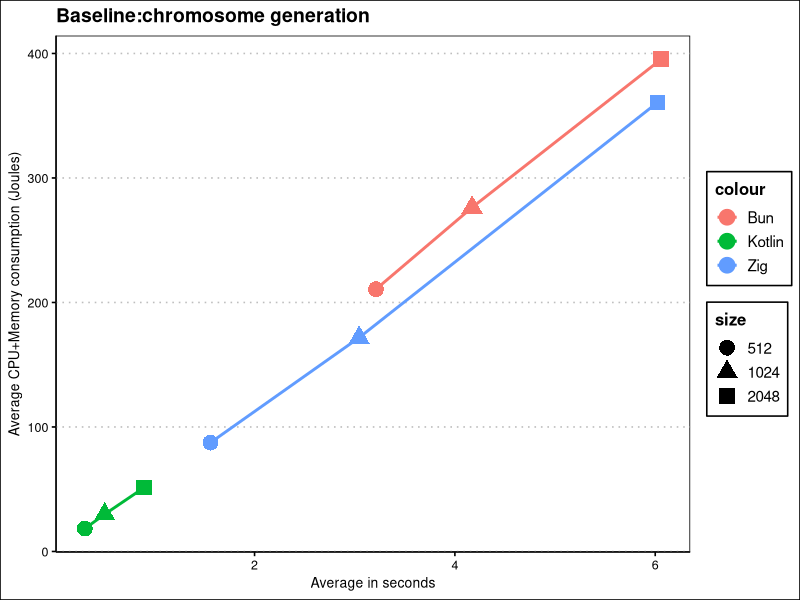
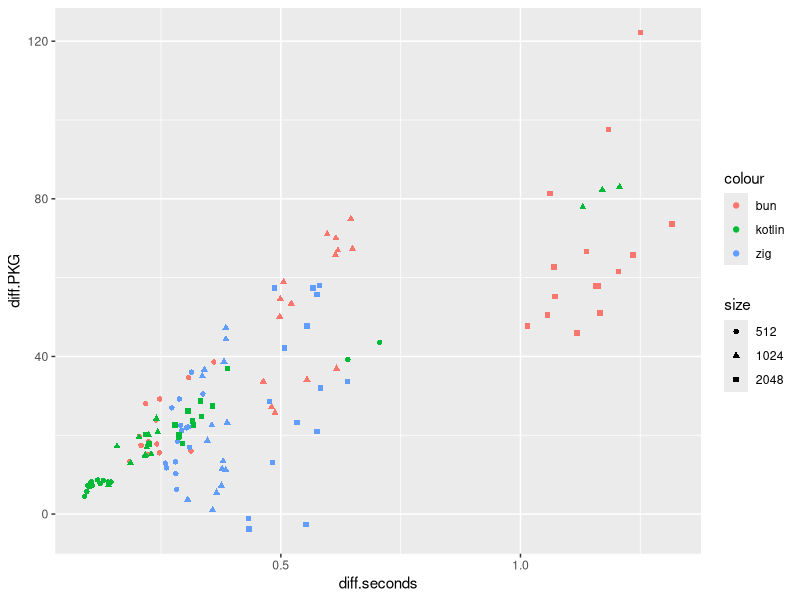
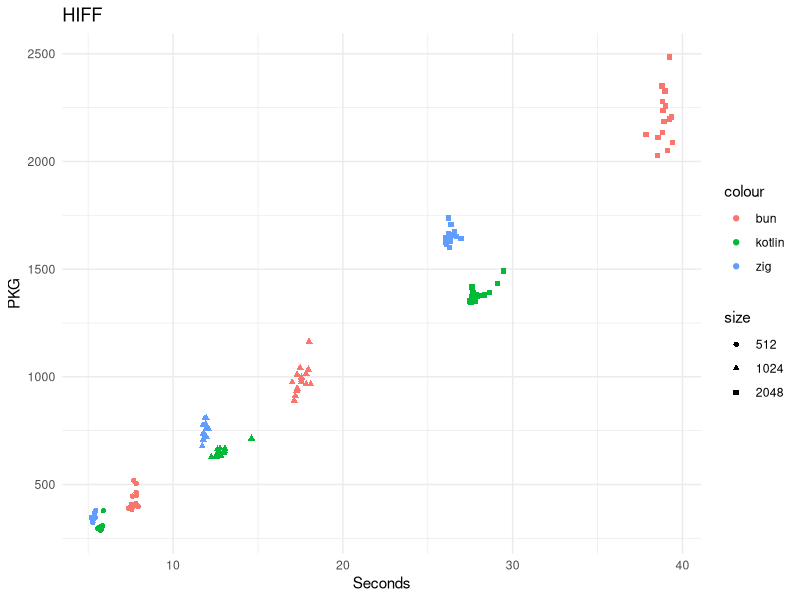
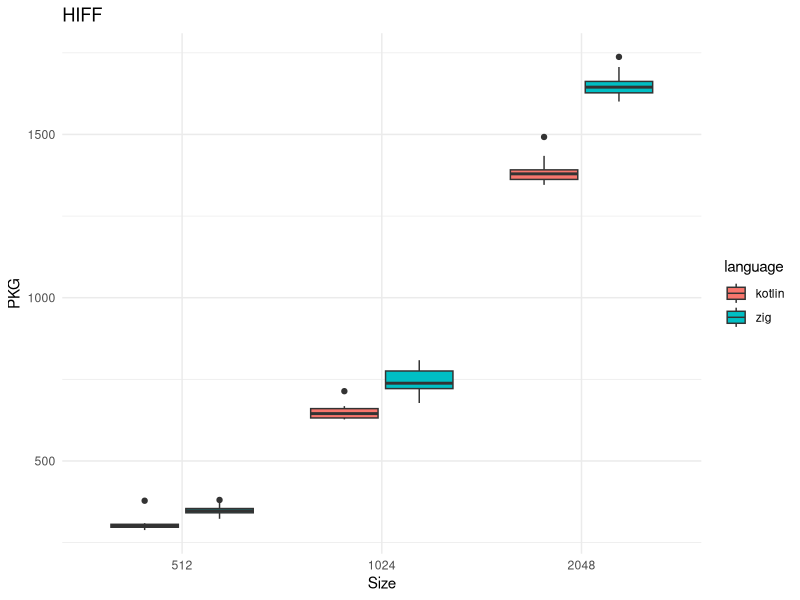
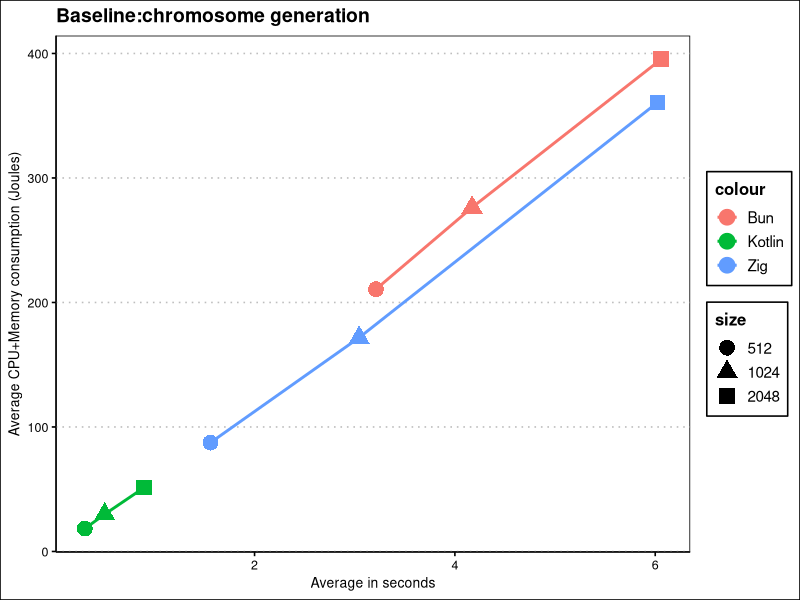

Write the R code that produced these figures, in order.
## ----lion.setup, echo=F, message=F, fig.pos="h!tb", fig.height=4, fig.cap="Average running time and PKG (CPUs and memory) energy consumption generating 40K chromosomes for the three languages (represented with different colors); dot size is proportional to the logarithm of the chromosome size."----
library(dplyr)
library(ggplot2)
library(ggthemes)
generate.chromosomes.bun <- read.csv("../data/generate-chromosomes-bun-lion-24.csv")
generate.chromosomes.bun  %>% group_by( size ) %>% summarise( mean.pkg = mean( PKG ), mean.seconds = mean( seconds ) ) -> generate.chromosomes.bun.avg

generate.chromosomes.zig <- read.csv("../data/lion-zig-gen-23-Feb-12-03-41.csv")
generate.chromosomes.zig %>% group_by( size ) %>% summarise( mean.pkg = mean( PKG ), mean.seconds = mean( seconds ) ) -> generate.chromosomes.zig.avg

generate.chromosomes.kotlin <- read.csv("../data/generate-chromosomes-kotlin-lion-24.csv")
generate.chromosomes.kotlin %>% group_by( size ) %>% summarise( mean.pkg = mean( PKG ), mean.seconds = mean( seconds ) ) -> generate.chromosomes.kotlin.avg

# Add labels for x and y axes
generate.chromosomes.bun.avg$size <- as.factor(generate.chromosomes.bun.avg$size)
generate.chromosomes.zig.avg$size <- as.factor(generate.chromosomes.zig.avg$size)
generate.chromosomes.kotlin.avg$size <- as.factor(generate.chromosomes.kotlin.avg$size)
ggplot(generate.chromosomes.bun.avg, aes(x=mean.seconds,y=mean.pkg,color="Bun"))+ geom_point(data=generate.chromosomes.bun.avg, aes(x=mean.seconds,y=mean.pkg,color="Bun",shape=size),size=5)+geom_line(linewidth=1)+geom_point(data=generate.chromosomes.zig.avg,aes(x=mean.seconds,y=mean.pkg,color="Zig",shape=size), size=5)+geom_line(data=generate.chromosomes.zig.avg,aes(x=mean.seconds,y=mean.pkg,color="Zig"),linewidth=1)+geom_point(data=generate.chromosomes.kotlin.avg,aes(x=mean.seconds,y=mean.pkg,color="Kotlin",shape=size),size=5)+geom_line(data=generate.chromosomes.kotlin.avg,aes(x=mean.seconds,y=mean.pkg,color="Kotlin"), linewidth=1)+ theme_clean()+scale_fill_manual(values=c("blue", "cyan4","pink"))+xlab("Average in seconds")+ylab("Average CPU+Memory consumption (Joules)")+ ggtitle("Baseline:chromosome generation")+theme(panel.background=element_rect(fill="transparent"))
ggsave("../preso/img/fig1-gen-PKG-vs-seconds.png", width=12, height=8)

## ----lion.combined.ops, echo=F, message=F, fig.pos="h!tb", fig.height=4, fig.cap="Running time and PKG energy consumption processing 40K chromosomes via crossover, mutation and ONEMAX for the three languages (represented with different colors); dot shape represents the chromosome size."----

combined.ops.bun <- read.csv("../data/lion-bun-22-Feb-13-55-23.csv")
generate.bun.avgs.seconds <- c(rep( generate.chromosomes.bun.avg$mean.seconds[1], 15),
                               rep( generate.chromosomes.bun.avg$mean.seconds[2], 15),
                               rep( generate.chromosomes.bun.avg$mean.seconds[3], 15))
combined.ops.bun$diff.seconds <- combined.ops.bun$seconds - generate.bun.avgs.seconds
generate.bun.avgs.pkg <- c(rep( generate.chromosomes.bun.avg$mean.pkg[1], 15),
                            rep( generate.chromosomes.bun.avg$mean.pkg[2], 15),
                            rep( generate.chromosomes.bun.avg$mean.pkg[3], 15))
combined.ops.bun$diff.PKG <- combined.ops.bun$PKG - generate.bun.avgs.pkg
combined.ops.bun$size <- as.factor(combined.ops.bun$size)

combined.ops.bun  %>% group_by( size ) %>% summarise( mean.pkg = mean( diff.PKG ), sd.pkg = sd(diff.PKG), mean.seconds = mean( diff.seconds ) ) -> combined.ops.bun.avg

combined.ops.zig <- read.csv("../data/lion-zig-ops-24-Feb-20-08-58.csv")
generate.zig.avgs.seconds <- c(rep( generate.chromosomes.zig.avg$mean.seconds[1], 15),
                               rep( generate.chromosomes.zig.avg$mean.seconds[2], 15),
                               rep( generate.chromosomes.zig.avg$mean.seconds[3], 15))
combined.ops.zig$diff.seconds <- combined.ops.zig$seconds - generate.zig.avgs.seconds
generate.zig.avgs.pkg <- c(rep( generate.chromosomes.zig.avg$mean.pkg[1], 15),
                            rep( generate.chromosomes.zig.avg$mean.pkg[2], 15),
                            rep( generate.chromosomes.zig.avg$mean.pkg[3], 15))
combined.ops.zig$diff.PKG <- combined.ops.zig$PKG - generate.zig.avgs.pkg
combined.ops.zig$size <- as.factor(combined.ops.zig$size)
combined.ops.zig %>% group_by( size ) %>% summarise( mean.pkg = mean( diff.PKG ), sd.pkg = sd( diff.PKG), mean.seconds = mean( diff.seconds ) ) -> combined.ops.zig.avg

combined.ops.kotlin <- read.csv("../data/lion-kt-ops-25-Feb-13-34-30.csv")
generate.kotlin.avgs.seconds <- c(rep( generate.chromosomes.kotlin.avg$mean.seconds[1], 15),
                               rep( generate.chromosomes.kotlin.avg$mean.seconds[2], 15),
                               rep( generate.chromosomes.kotlin.avg$mean.seconds[3], 15))
combined.ops.kotlin$diff.seconds <- combined.ops.kotlin$seconds - generate.kotlin.avgs.seconds
generate.kotlin.avgs.pkg <- c(rep( generate.chromosomes.kotlin.avg$mean.pkg[1], 15),
                            rep( generate.chromosomes.kotlin.avg$mean.pkg[2], 15),
                            rep( generate.chromosomes.kotlin.avg$mean.pkg[3], 15))
combined.ops.kotlin$diff.PKG <- combined.ops.kotlin$PKG - generate.kotlin.avgs.pkg
combined.ops.kotlin$size <- as.factor(combined.ops.kotlin$size)

combined.ops.kotlin %>% group_by( size ) %>% summarise( mean.pkg = mean( diff.PKG ), sd.pkg = sd(diff.PKG), mean.seconds = mean( diff.seconds ) ) -> combined.ops.kotlin.avg

ggplot(combined.ops.bun, aes(x=diff.seconds, y=diff.PKG, shape=size, color="bun")) +
  geom_point() +
  geom_point(data=combined.ops.zig, aes(x=diff.seconds, y=diff.PKG, shape=size, color="zig")) +
  geom_point(data=combined.ops.kotlin, aes(x=diff.seconds, y=diff.PKG, shape=size, color="kotlin"))
  


## ----lion.combined.ops.joules, echo=F, message=F--------------------------------------
library(kableExtra)

combined.ops.bun.avg$language <- "bun"
combined.ops.zig.avg$language <- "zig"
combined.ops.kotlin.avg$language <- "kotlin"

combined.ops <- rbind(combined.ops.bun.avg, combined.ops.zig.avg, combined.ops.kotlin.avg)
combined.ops$ops.joules <- 40000/ combined.ops$mean.pkg 
combined.ops$sd.ops.joules <- 40000/ combined.ops$sd.pkg
combined.ops %>% select( language, size, mean.pkg, sd.pkg, ops.joules ) %>% kable( digits = 2, col.names = c("Language","Size","PKG average","PKG SD", "Ops/Joule average"), caption = "Average operations per Joule in the combined operations experiment for the three languages." )


## ----lion.hiff, echo=F, message=F, fig.pos="h!tb", fig.height=4, fig.cap="Running time and PKG energy consumption computing the HIFF fitness function for 40K chromosomes for the three languages (represented with different colors); dot shape represents the chromosome size."----

hiff.bun <- read.csv("../data/pinpoint-v3-HIFF-13-Dec-09-06-34.csv")
hiff.bun %>% mutate( delta.pkg = PKG - generate.chromosomes.bun.avg$mean.pkg[ match( size, generate.chromosomes.bun.avg$size ) ], delta.seconds = seconds - generate.chromosomes.bun.avg$mean.seconds[ match( size, generate.chromosomes.bun.avg$size ) ] ) -> hiff.bun.delta
hiff.bun.delta$size <- as.factor(hiff.bun.delta$size)

hiff.zig <- read.csv("../data/lion-zig-hiff-27-Feb-13-04-04.csv")
hiff.zig %>% mutate( delta.pkg = PKG - generate.chromosomes.zig.avg$mean.pkg[ match( size, generate.chromosomes.zig.avg$size ) ], delta.seconds = seconds - generate.chromosomes.zig.avg$mean.seconds[ match( size, generate.chromosomes.zig.avg$size ) ] ) -> hiff.zig.delta
hiff.zig.delta$size <- as.factor(hiff.zig.delta$size)

hiff.kotlin <- read.csv("../data/lion-kt-hiff-27-Feb-09-41-42.csv")
hiff.kotlin %>% mutate( delta.pkg = PKG - generate.chromosomes.kotlin.avg$mean.pkg[ match( size, generate.chromosomes.kotlin.avg$size ) ], delta.seconds = seconds - generate.chromosomes.kotlin.avg$mean.seconds[ match( size, generate.chromosomes.kotlin.avg$size ) ] ) -> hiff.kotlin.delta
hiff.kotlin.delta$size <- as.factor(hiff.kotlin.delta$size)

ggplot(hiff.bun.delta, aes(x=delta.seconds, y=delta.pkg, shape=size,color="bun")) +
  geom_point() + geom_point(data=hiff.zig.delta, aes(x=delta.seconds, y=delta.pkg, shape=size, color="zig")) + geom_point(data=hiff.kotlin.delta, aes(x=delta.seconds, y=delta.pkg, shape=size, color="kotlin")) +
  labs(title="HIFF", x="Seconds", y="PKG") +
  theme_minimal()



## ----lion.hiff.boxplot, echo=F, message=F, warning=F, fig.pos="h!tb", fig.height=4, fig.cap="Boxplot of the energy consumption of the HIFF fitness function for 40K chromosomes for Kotlin and {\\protect\\sf zig}"----
kotlin.zig.hiff <- data.frame(
  language = c(rep("kotlin",nrow(hiff.kotlin.delta)), rep("zig",nrow(hiff.zig.delta))),
  delta.pkg = c(hiff.kotlin.delta$delta.pkg, hiff.zig.delta$delta.pkg),
  size=as.factor(c(hiff.kotlin.delta$size, hiff.zig.delta$size)) 
  )
ggplot(kotlin.zig.hiff, aes(x=size, y=delta.pkg, fill=language)) + geom_boxplot() + labs(title="HIFF", x="Size", y="PKG") + theme_minimal()
# wilcox.test(delta.pkg ~ language, data=kotlin.zig.hiff[kotlin.zig.hiff$size=="512",])
# wilcox.test(delta.pkg ~ language, data=kotlin.zig.hiff[kotlin.zig.hiff$size=="1024",])
# wilcox.test(delta.pkg ~ language, data=kotlin.zig.hiff[kotlin.zig.hiff$size=="2048",])


## ----lion.hiff.joules, echo=F, message=F----------------------------------------------
library(kableExtra)
hiff.bun.delta %>% group_by( size ) %>% summarise( mean.pkg = mean( delta.pkg ), sd.pkg = sd( delta.pkg), mean.seconds = mean( delta.seconds ) ) -> hiff.bun.avg
hiff.zig.delta %>% group_by( size ) %>% summarise( mean.pkg = mean( delta.pkg ), sd.pkg = sd( delta.pkg), mean.seconds = mean( delta.seconds ) ) -> hiff.zig.avg
hiff.kotlin.delta %>% group_by( size ) %>% summarise( mean.pkg = mean( delta.pkg ), sd.pkg = sd( delta.pkg), mean.seconds = mean( delta.seconds ) ) -> hiff.kotlin.avg

hiff.bun.avg$language <- "bun"
hiff.zig.avg$language <- "zig"
hiff.kotlin.avg$language <- "kotlin"

hiff <- rbind(hiff.bun.avg, hiff.zig.avg, hiff.kotlin.avg)
hiff$ops.joules <- 40000/ hiff$mean.pkg 
hiff$sd.ops.joules <- 40000/ hiff$sd.pkg
hiff %>% select( language, size, mean.pkg, sd.pkg, ops.joules ) %>% kable( digits = 2, col.names = c("Language","Size","PKG average","PKG SD", "Ops/Joule average"), caption = "Average operations per Joule in the HIFF experiment for the three languages." )
